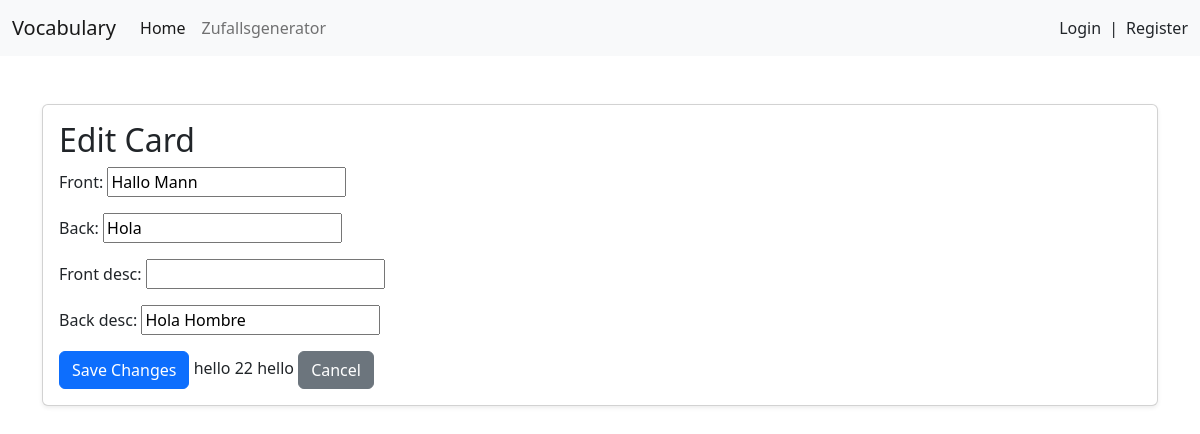
The app's page /stack/22/card/18/edit/ with its own data.
### vocab/models.py (models this page shows, shortened)
class Card(models.Model):
    front = models.CharField(max_length=1000)
    back = models.CharField(max_length=1000)
    front_desc = models.CharField(max_length=1000, blank=True, null=True)
    back_desc = models.CharField(max_length=1000, blank=True, null=True)
    user = models.ForeignKey(User, on_delete=models.CASCADE)
    stack = models.ForeignKey(
        Stack, on_delete=models.CASCADE, related_name='cards')
    created_at = models.DateTimeField(default=timezone.now)  # Timestamp field
    correct_answers = models.PositiveIntegerField(default=0)
    incorrect_answers = models.PositiveIntegerField(default=0)
    quiz_results = models.TextField(default='')
    last_quiz_timestamp = models.DateTimeField(blank=True, null=True)  # Timestamp of the last quiz

class Stack(models.Model):
    name = models.CharField(max_length=255)
    user = models.ForeignKey(User, on_delete=models.CASCADE)
    created_at = models.DateTimeField(auto_now_add=True)
    last_quiz_timestamp = models.DateTimeField(null=True, blank=True)  #

### vocab/views.py (the view, shortened to what this page needs)
class EditCardView(UpdateView):
    model = Card
    fields = ['front', 'back', 'front_desc', 'back_desc']  # Adjust fields according to your model
    template_name = 'vocab/edit_card.html'
    def get_context_data(self, **kwargs):
        context = super().get_context_data(**kwargs)
        context['stack'] = self.object.stack
        return context

### vocab/templates/vocab/edit_card.html (shortened to what this page needs)
{% extends 'profiles/base.html' %}
{% block content %}
<div class="container mt-5">
    <div class="card shadow-sm">
        <div class="card-body">
            <h2 class="card-title">Edit Card</h2>
            <form method="post">
                {{ form.as_p }}
                <button type="submit" class="btn btn-primary">Save Changes</button>
                hello
                {{stack.id}}
                hello
                <a href="{% url 'vocab:stack_detail' stack.id %}" class="btn btn-secondary">Cancel</a>
            </form>
        </div>
    </div>
</div>
{% endblock %}

### records on screen
Card: front "Hallo Mann", back "Hola", back_desc "Hola Hombre"
Stack: id "22"
